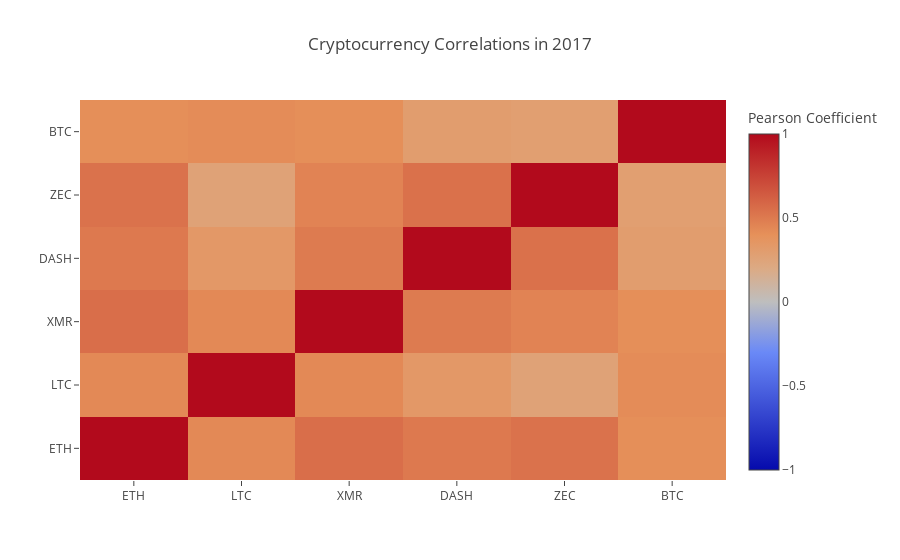

The cell this chart's notebook holds for it:
### Code cell
combined_df_2017 = combined_df[combined_df.index.year == 2017]
combined_df_2017.pct_change().corr(method='pearson')
heat_2017=correlation_heatmap(combined_df_2017.pct_change(), "Cryptocurrency Correlations in 2017")

### Figure 1 — Plotly figure (JSON) as saved in the notebook; plotly's stock layout.template omitted (floating-point values rounded to 4 significant figures)
{"data": [{"colorbar": {"title": {"text": "Pearson Coefficient"}}, "type": "heatmap", "uid": "f2deaff5-5d4a-4457-91ab-4e5a85ea638e", "x": ["ETH", "LTC", "XMR", "DASH", "ZEC", "BTC"], "y": ["ETH", "LTC", "XMR", "DASH", "ZEC", "BTC"], "z": [[1, 0.4376, 0.5546, 0.5069, 0.5397, 0.4108], [0.4376, 1, 0.4372, 0.3402, 0.2642, 0.4206], [0.5546, 0.4372, 1, 0.4984, 0.4619, 0.4092], [0.5069, 0.3402, 0.4984, 1, 0.5431, 0.3071], [0.5397, 0.2642, 0.4619, 0.5431, 1, 0.2914], [0.4108, 0.4206, 0.4092, 0.3071, 0.2914, 1]], "zmax": 1, "zmin": -1}], "layout": {"title": {"text": "Cryptocurrency Correlations in 2017"}}}
